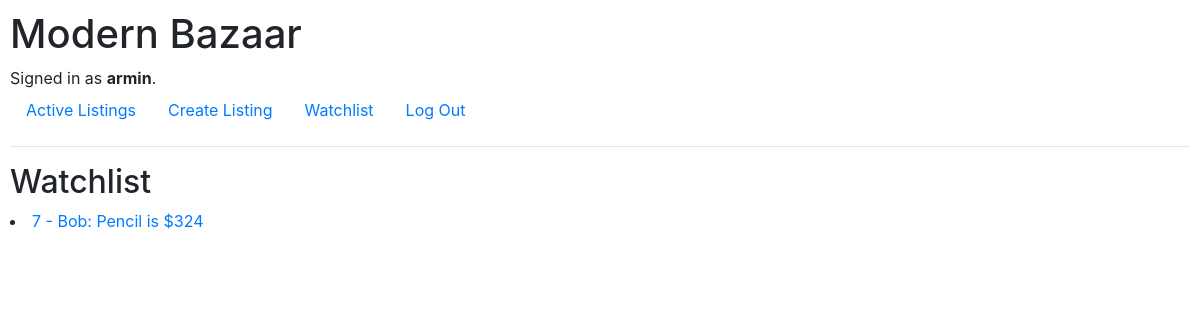
/watchlist (signed in), run on an earlier commit of the app's database.
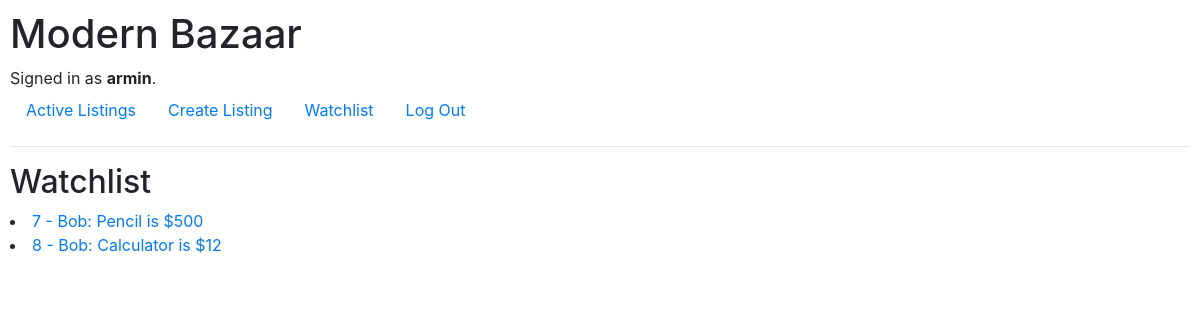
And on a later commit of the database.
### auctions/models.py (models this page shows)
class User(AbstractUser, models.Model):
    pass

class Watchlist(models.Model):
    watcher = models.ForeignKey(User, on_delete=models.CASCADE)
    item = models.ForeignKey(Listing, on_delete=models.CASCADE)
    def __str__(self):
        return f"{self.item}"

class Listing(models.Model):
    seller = models.ForeignKey(User, on_delete=models.CASCADE, null=True) #why?
    title = models.CharField(max_length=69)
    description = models.CharField(max_length=69)
    current_bid = models.IntegerField()
    category = models.CharField(max_length=69, null=True)
    active = models.BooleanField(default=True)
    def __str__(self):
        return f"{self.id} - {self.seller}: {self.title} is ${self.current_bid}"

### auctions/views.py (the view)
# urls.py: path("watchlist", views.watchlist, name= "watchlist"),
def watchlist(request):
    watch_list = Watchlist.objects.filter(watcher= User.objects.get(id= request.session["user"]))
    return render(request, "auctions/watchlist.html", {
        "watchlist": watch_list
    })

### auctions/templates/auctions/watchlist.html
{% extends "auctions/layout.html" %}
{% block body %}
    <h2>Watchlist</h2>
    {% for listing in watchlist %}
        <li><a href="{% url 'listing' listing.item.id %}">{{ listing }}</a></li>
    {% empty %}
        <li>No Listings.</li>
    {% endfor %}
{% endblock %}

### auctions/templates/auctions/layout.html (shortened to what this page needs)
{% load static %}
<!DOCTYPE html>
<html lang="en">
    <head>
        <link rel="stylesheet" href="https://stackpath.bootstrapcdn.com/bootstrap/4.4.1/css/bootstrap.min.css">
        <link href="{% static 'auctions/styles.css' %}" rel="stylesheet">
    </head>
    <body>
        <h1>Modern Bazaar</h1>
        <div>
            {% if user.is_authenticated %}
                Signed in as <strong>{{ user.username }}</strong>.
            {% else %}
                Not signed in.
            {% endif %}
        </div>
        <ul class="nav">
            <li class="nav-item">
                <a class="nav-link" href="{% url 'index' %}">Active Listings</a>
            </li>
            {% if user.is_authenticated %}
                <li class="nav-item">
                    <a class="nav-link" href="{% url 'create' %}">Create Listing</a>
                </li>
                <li class="nav-item">
                    <a class="nav-link" href="{% url 'watchlist' %}">Watchlist</a>
                </li>
                <li class="nav-item">
                    <a class="nav-link" href="{% url 'logout' %}">Log Out</a>
                </li>
            {% endif %}
        </ul>
        <hr>
        {% block body %}
        {% endblock %}
    </body>
</html>

### auctions/static/auctions/styles.css (style rules this page uses)
body { padding: 10px; }

What changed in the data, as far as the page shows it:
changed through a linked row, Watchlist: item.current_bid "7 - Bob: Pencil is $324" → "7 - Bob: Pencil is $500"
added Watchlist: item.current_bid "8 - Bob: Calculator is $12"
